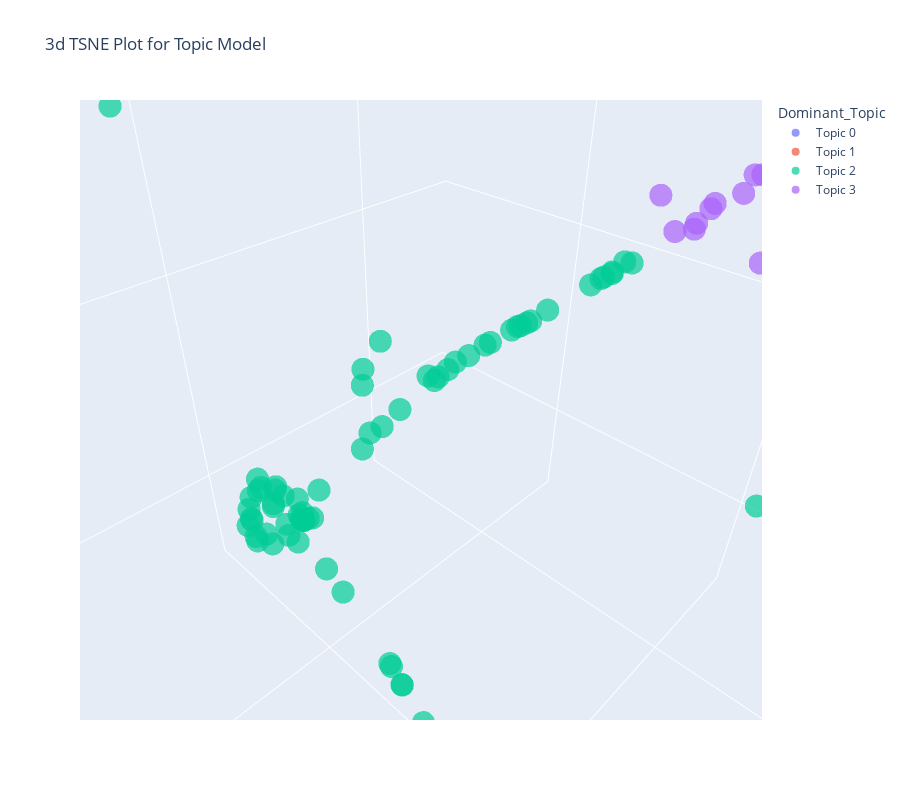

Notebook code cell kept with this figure:
### Code cell
plot_model(lda, plot = 'tsne')
